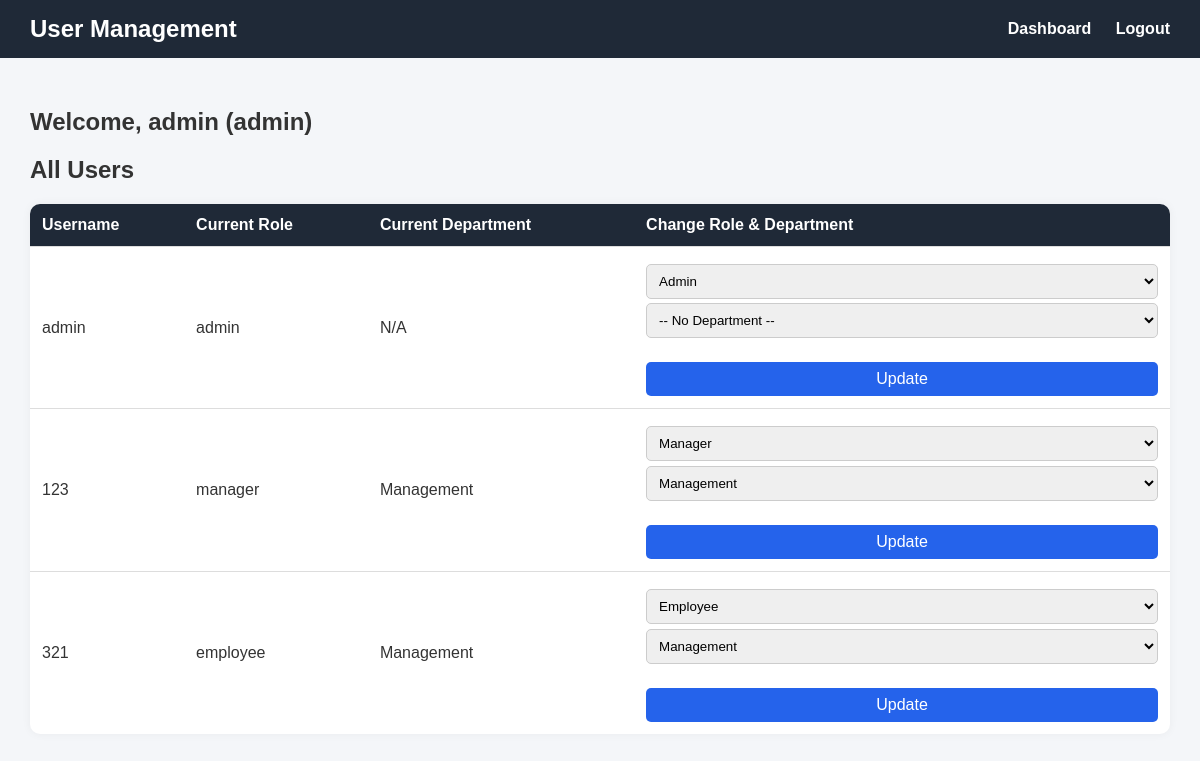
Page /admin/users (signed in) on the committed database.
### database.py (models this page shows)
class User(Base):
    __tablename__ = "users"
    id = Column(Integer, primary_key=True, index=True)
    username = Column(String, unique=True, index=True)
    password_hash = Column(String)
    role = Column(String)
    department_id = Column(Integer, ForeignKey("departments.id"), nullable=True) # Link to Department
    department = relationship("Department")

class Department(Base):
    __tablename__ = "departments"
    id = Column(Integer, primary_key=True, index=True)
    name = Column(String, unique=True, index=True)
    parent_department_id = Column(Integer, nullable=True) # For hierarchical structure

### main.py (the view)
@app.get("/admin/users", response_class=HTMLResponse)
async def user_management_page(request: Request, message: str | None = None):
    token = request.cookies.get("session_token")
    if not token or not auth_manager.validate_token(token):
        return RedirectResponse(url="/login")
    username = auth_manager.get_logged_in_user(token)
    role = auth_manager.get_user_role(token)
    if role != "admin":
        return RedirectResponse(url="/dashboard")
    all_users = auth_manager.get_all_users()
    departments = department_manager.get_all_departments_db() # Fetch all departments
    return templates.TemplateResponse("user_management.html", {
        "request": request,
        "username": username,
        "role": role,
        "all_users": all_users,
        "departments": departments, # <-- Ensure this line is present
        "message": message
    })

### templates/user_management.html (shortened to what this page needs)
<!DOCTYPE html>
<html lang="en">
<head>
    <link rel="stylesheet" href="/static/style.css">
</head>
<body>
    <header>
        <h1>User Management</h1>
        <nav>
            <a href="/dashboard">Dashboard</a>
            <a href="/logout">Logout</a>
        </nav>
    </header>
    <main>
        <h2>Welcome, {{ username }} ({{ role }})</h2>
        <h2>All Users</h2>
        <table>
            <tr>
                <th>Username</th>
                <th>Current Role</th>
                <th>Current Department</th>
                <th>Change Role & Department</th>
            </tr>
            {% for user in all_users %}
            <tr>
                <td>{{ user.username }}</td>
                <td>{{ user.role }}</td>
                <td>
                    {% if user.department_id %}
                        {% for dept in departments %}
                            {% if dept.id == user.department_id %}{{ dept.name }}{% endif %}
                        {% endfor %}
                    {% else %}
                        N/A
                    {% endif %}
                </td>
                <td>
                    <form action="/admin/update_role" method="post">
                        <select name="new_role">
                            <option value="employee" {% if user.role == 'employee' %}selected{% endif %}>Employee</option>
                            <option value="manager" {% if user.role == 'manager' %}selected{% endif %}>Manager</option>
                            <option value="admin" {% if user.role == 'admin' %}selected{% endif %}>Admin</option>
                        </select>
                        <select name="department_id">
                            <option value="0">-- No Department --</option>
                            {% for dept in departments %}
                            <option value="{{ dept.id }}" {% if dept.id == user.department_id %}selected{% endif %}>{{ dept.name }}</option>
                            {% endfor %}
                        </select>
                        <button type="submit">Update</button>
                    </form>
                </td>
            </tr>
            {% else %}
            <tr>
                <td colspan="3">No users found.</td>
            </tr>
            {% endfor %}
        </table>
    </main>
</body>
</html>

### static/css/style.css (style rules this page uses)
body { font-family: Arial, sans-serif; margin: 0; padding: 0; background: #f4f6f9; color: #333; }
form input, form select { width: 100%; padding: 0.5rem; margin-top: 0.3rem; border: 1px solid #ccc; border-radius: 5px; }
button { margin-top: 1.5rem; padding: 0.7rem; width: 100%; border: none; border-radius: 5px; background: #2980b9; color: white; font-size: 1rem; cursor: pointer; }

### templates/user_management.html (style rules this page uses)
body { font-family: Arial, sans-serif; background-color: #f4f6f9; margin:0; padding:0; }
header { background-color:#1f2937; color:#fff; padding:15px 30px; display:flex; justify-content:space-between; align-items:center; }
header h1 { margin:0; font-size:24px; }
nav a { color:#fff; text-decoration:none; margin-left:20px; font-weight:bold; }
main { padding:30px; }
table { width:100%; border-collapse:collapse; background-color:#fff; border-radius:10px; overflow:hidden; box-shadow:0 0 10px rgba(0,0,0,0.05); }
table th, table td { padding:12px; text-align:left; border-bottom:1px solid #ddd; }
table th { background-color:#1f2937; color:#fff; }
table tr:last-child td { border-bottom:none; }
select, button { padding: 8px; border-radius: 5px; }
button { background-color: #2563eb; color: white; border: none; cursor: pointer; }
form { display: inline; }

### rows in the picture
User: role "admin", username "admin", shows "N/A", new_role "Admin"
User: username "123", role "manager", new_role "Manager"
Department: name "Management"
User: username "321", role "employee", new_role "Employee"

### other values in the picture
{{ username }} "admin"
form field department_id "Management"
